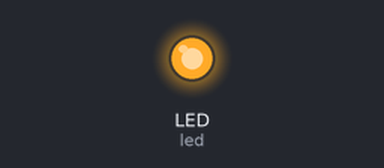
The program below on a simulated CircuitPython board. On the bench: output pins drawn as LEDs (lit = HIGH).

Above: at 0.1 s.
Timing chart, 0 to 1.6 s (numbered marks = the images above):
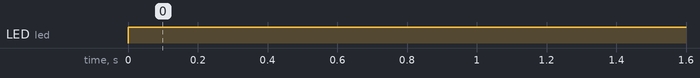

The program:

LED_blink.py
```python
import board
import digitalio
import time

led = digitalio.DigitalInOut(board.LED)
led.direction = digitalio.Direction.OUTPUT

while True:
    led.value = True
    time.sleep(1)
    led.value = False
    time.sleep
```

Measured:
- by itself, LED (led): LOW → HIGH at 0.00 s
